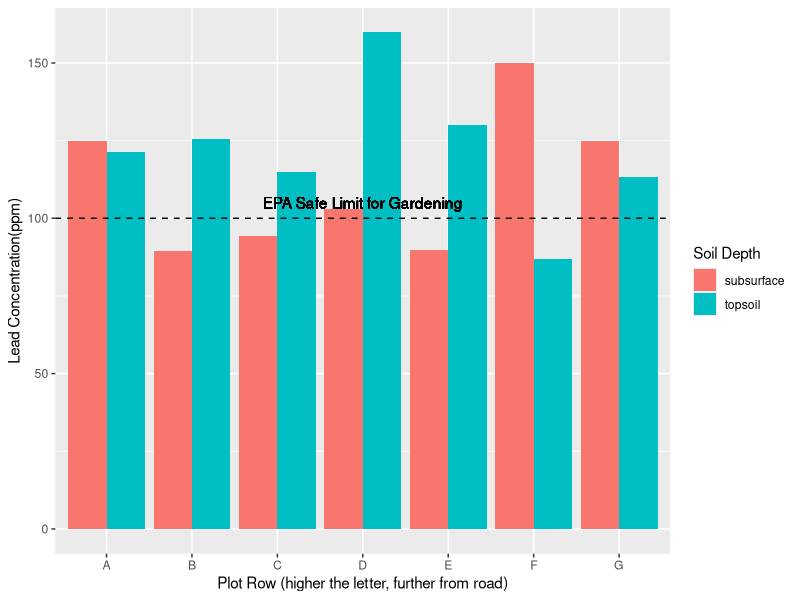
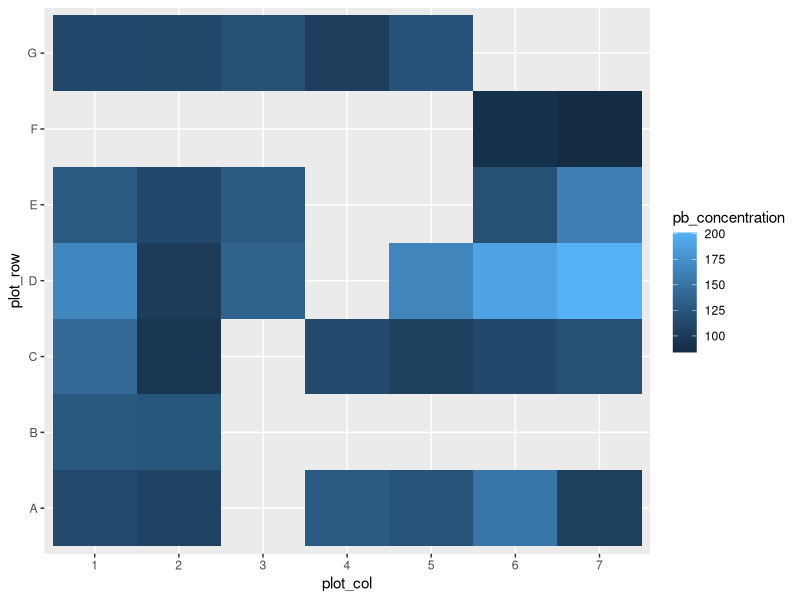
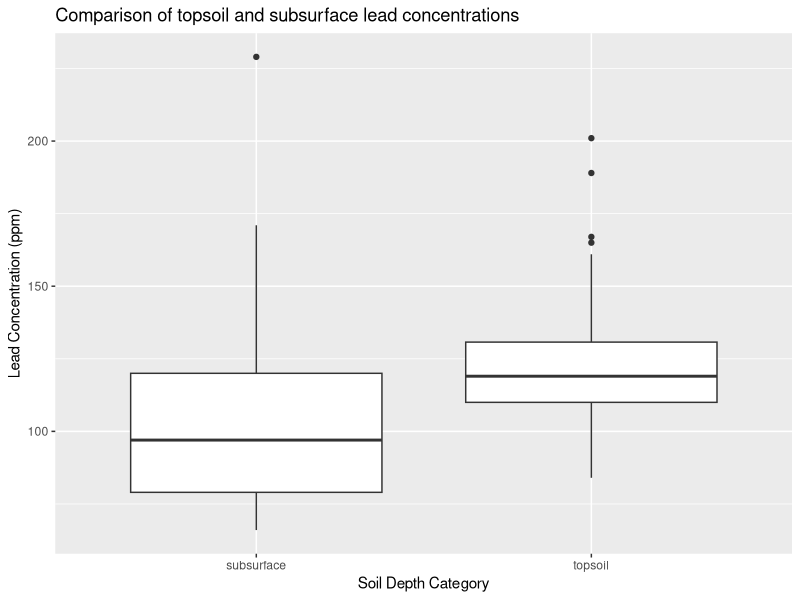

Recreate these plots in R, in order.
## ---- chunk 1
library(tidyverse)
## ---- chunk 2
soil_data <- read_csv("eas_mattapan_data_cleaned.csv") %>%
  rename_all(~tolower(gsub(" ", "_", .))) %>%
  filter(!str_detect(info, "NIST")) %>%
  select(contains("pb"), test_label, info)
## ---- chunk 3
# Split info columns to coordinate system
soil_data_cleaned <- soil_data %>% 
  mutate(category = case_when(str_length(info) == 3 ~ "normal",
                              str_detect(info, "RB") ~ "raised_bed",
                              str_detect(info, "green") ~ "produce")) %>%
  mutate(level = str_extract(info, "[TD]$"), 
         plot_row = str_extract(info, "^[A-G]"),
         plot_col = case_when(category == "normal" ~ 
                               str_extract(info, "(?<=\\D)[0-9]"))) %>%
  mutate(level = case_when(level == "T" ~ "topsoil", level == "D" ~ "subsurface")) %>%
  mutate_at(vars(contains("concentration")), as.numeric) %>% 
  mutate(across(contains("concentration"), ~ifelse(is.na(.), 0, .)))

## NEXT STEP: Map the x and y coordinates to distances
  
## ---- chunk 4
soil_data_cleaned %>%
  group_by(plot_row, level) %>%
  summarize(avg_plot_row = mean(pb_concentration)) %>%
  drop_na() %>%
  ggplot() +
    geom_col(aes(x = plot_row, y = avg_plot_row, fill = level), position = "dodge") +
    geom_hline(yintercept = 100, linetype = "dashed") +
    labs(x = "Plot Row (higher the letter, further from road)", 
         y = "Lead Concentration(ppm)",
         fill = "Soil Depth")+
  geom_text(aes(label = "EPA Safe Limit for Gardening"), x = "D", y = 105)
  
## ---- chunk 5
soil_data_cleaned %>%
  filter(level == "topsoil") %>%
  drop_na() %>%
  ggplot() +
    geom_tile(aes(x = plot_col, y = plot_row, fill = pb_concentration))
## ---- chunk 6
soil_data_cleaned %>%
  filter(category == "normal") %>%
  ggplot() +
    geom_boxplot(aes(x = level, y = pb_concentration)) +
    labs(x = "Soil Depth Category", y = "Lead Concentration (ppm)",
         title = "Comparison of topsoil and subsurface lead concentrations")
## ---- chunk 7
write.csv(soil_data_cleaned, file = "cleaned_soil_data.csv")
